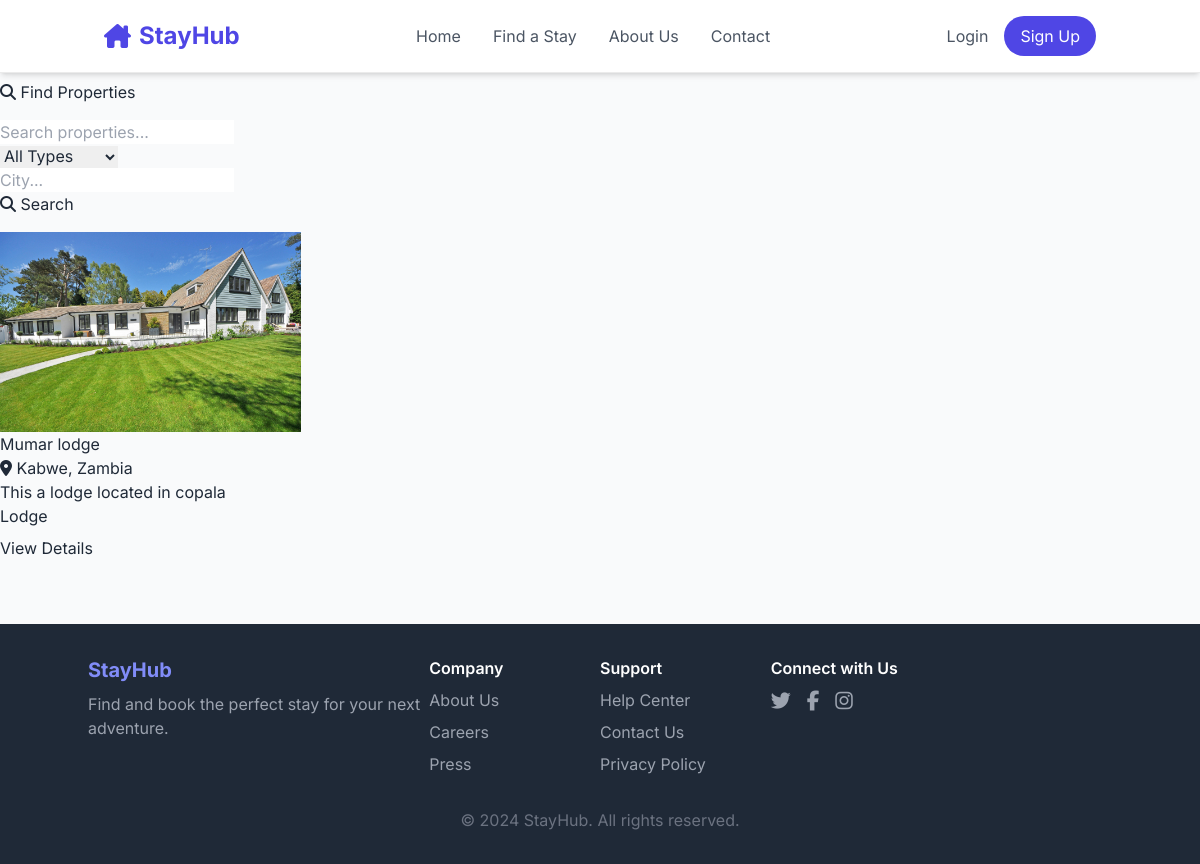
Page /propperties on the earlier database version.
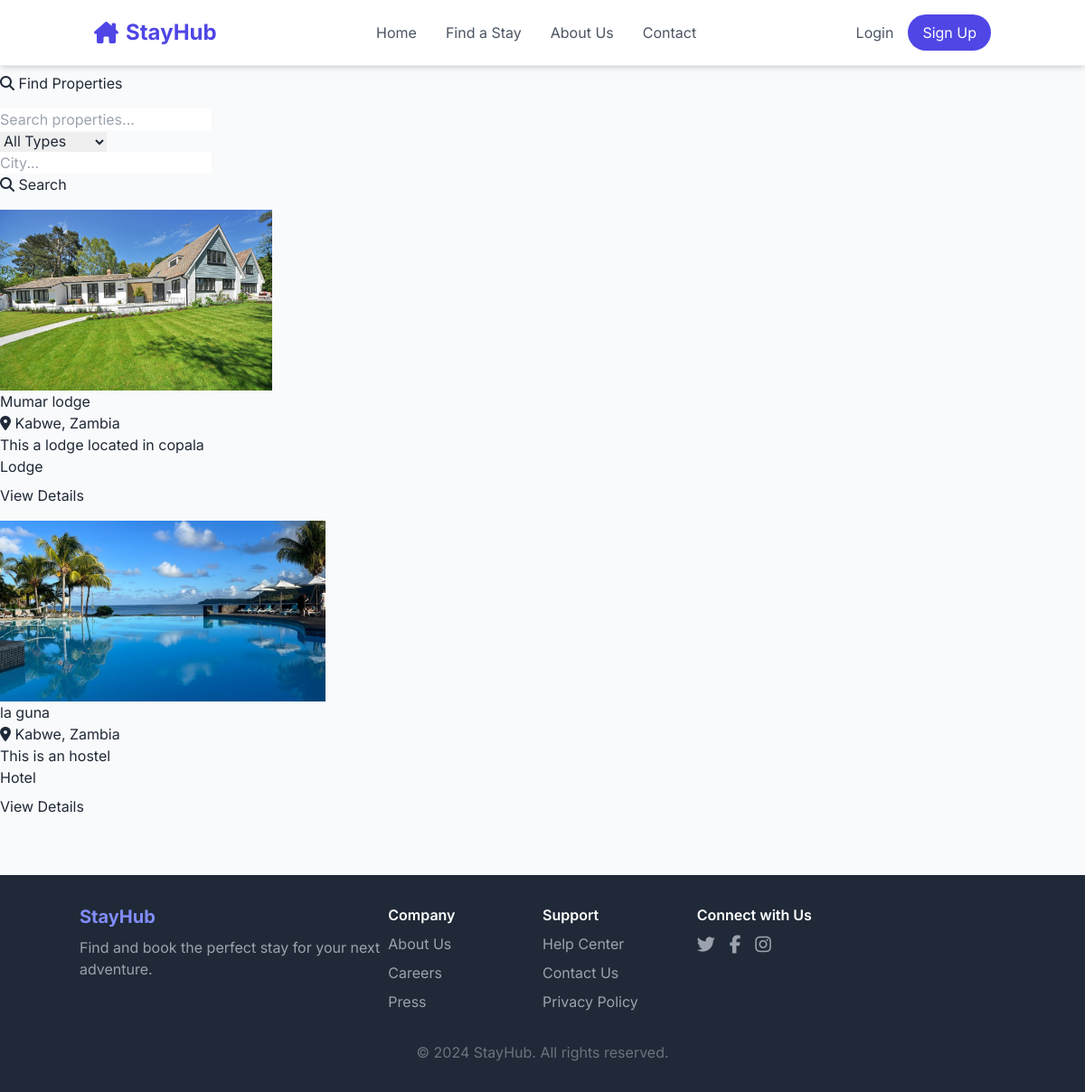
Same page on the later database version.
### properties/models.py (models this page shows, shortened)
class Property(models.Model):
    PROPERTY_TYPES = (
        ('hotel', 'Hotel'),
        ('lodge', 'Lodge'),
        ('motel', 'Motel'),
        ('guesthouse', 'Guest House'),
    )
    owner = models.ForeignKey(User, on_delete=models.CASCADE)
    name = models.CharField(max_length=200)
    property_type = models.CharField(max_length=20, choices=PROPERTY_TYPES)
    description = models.TextField()
    address = models.TextField()
    city = models.CharField(max_length=100)
    state = models.CharField(max_length=100)
    country = models.CharField(max_length=100)
    postal_code = models.CharField(max_length=20)
    latitude = models.DecimalField(max_digits=9, decimal_places=6, null=True, blank=True)
    longitude = models.DecimalField(max_digits=9, decimal_places=6, null=True, blank=True)
    wifi = models.BooleanField(default=False)
    parking = models.BooleanField(default=False)
    restaurant = models.BooleanField(default=False)
    gym = models.BooleanField(default=False)
    pool = models.BooleanField(default=False)
    spa = models.BooleanField(default=False)
    pets_allowed = models.BooleanField(default=False)
    phone = models.CharField(max_length=15)
    email = models.EmailField()
    website = models.URLField(blank=True)
    is_active = models.BooleanField(default=True)
    is_featured = models.BooleanField(default=False)
    created_at = models.DateTimeField(auto_now_add=True)
    updated_at = models.DateTimeField(auto_now=True)
    """@property
    def min_price(self):
        rooms = self.room_set.all()
        if rooms:
            return min(room.price_per_night for room in rooms)
        return 0"""

class PropertyImage(models.Model):
    property = models.ForeignKey(Property, on_delete=models.CASCADE, related_name='images')
    image = models.ImageField(upload_to='property_images/')
    caption = models.CharField(max_length=200, blank=True)
    is_primary = models.BooleanField(default=False)  # This is the new field

### properties/views.py (the view)
# urls.py: path('', PropertyListView.as_view(), name='property_list'),
class PropertyListView(ListView):
    model = Property
    template_name = 'properties/property_list.html'
    context_object_name = 'properties'
    paginate_by = 12
    def get_queryset(self):
        queryset = Property.objects.filter(is_active=True).annotate(
            avg_rating=Avg('reviews__rating')
        )
        search = self.request.GET.get('search')
        if search:
            queryset = queryset.filter(
                Q(name__icontains=search) |
                Q(city__icontains=search) |
                Q(description__icontains=search)
            )
        property_type = self.request.GET.get('type')
        if property_type:
            queryset = queryset.filter(property_type=property_type)
        city = self.request.GET.get('city')
        if city:
            queryset = queryset.filter(city__icontains=city)
        return queryset

### templates/properties/property_list.html (shortened to what this page needs)
{% extends 'base.html' %}
{% block content %}
<div class="row mb-4">
    <div class="col-md-8">
        <h2><i class="fas fa-search"></i> Find Properties</h2>
    </div>
</div>
<div class="card mb-4">
    <div class="card-body">
        <form method="get" class="row g-3">
            <div class="col-md-4">
                <input type="text" class="form-control" name="search"
                       placeholder="Search properties..." value="{{ request.GET.search }}">
            </div>
            <div class="col-md-3">
                <select class="form-select" name="type">
                    <option value="">All Types</option>
                </select>
            </div>
            <div class="col-md-3">
                <input type="text" class="form-control" name="city"
                       placeholder="City..." value="{{ request.GET.city }}">
            </div>
            <div class="col-md-2">
                <button type="submit" class="btn btn-primary w-100">
                    <i class="fas fa-search"></i> Search
                </button>
            </div>
        </form>
    </div>
</div>
<div class="row">
    {% for property in properties %}
    <div class="col-md-4 mb-4">
        <div class="card h-100">
            {% if property.images.first %}
            <img src="{{ property.images.first.image.url }}" class="card-img-top"
                 style="height: 200px; object-fit: cover;" alt="{{ property.name }}">
            {% else %}
            <div class="card-img-top bg-light d-flex align-items-center justify-content-center"
                 style="height: 200px;">
                <i class="fas fa-image fa-3x text-muted"></i>
            </div>
            {% endif %}
            <div class="card-body d-flex flex-column">
                <h5 class="card-title">{{ property.name }}</h5>
                <p class="card-text text-muted">
                    <i class="fas fa-map-marker-alt"></i> {{ property.city }}, {{ property.country }}
                </p>
                <p class="card-text">{{ property.description|truncatewords:20 }}</p>
                <div class="mt-auto">
                    <div class="d-flex justify-content-between align-items-center mb-2">
                        <span class="badge bg-primary">{{ property.get_property_type_display }}</span>
                    </div>
                    <div class="d-flex justify-content-between align-items-center">
                        <a href="{% url 'properties:property_detail' property.pk %}" class="btn btn-primary">
                            View Details
                        </a>
                    </div>
                </div>
            </div>
        </div>
    </div>
    {% endfor %}
</div>
{% endblock %}

### templates/base.html (shortened to what this page needs)
{% load static %}
<!DOCTYPE html>
<html lang="en">
<head>
    <script src="https://cdn.tailwindcss.com"></script>
    <link rel="stylesheet" href="https://cdnjs.cloudflare.com/ajax/libs/font-awesome/6.5.2/css/all.min.css" xintegrity="sha512-SnH5WK+bZxgPHs44uWIX+LLJAJ9/2PkPKZ5QiAj6Ta86w+fsb2TkcmfRyVX3pBnMFcV7oQPJkl9QevSCWr3W6A==" />
</head>
<body class="bg-gray-50 text-gray-800">
    <header class="header flex items-center justify-between p-4 bg-white shadow-md">
        <div class="nav-container container mx-auto flex justify-between items-center px-4">
            <a href="{% url 'properties:home' %}" class="flex items-center space-x-2 text-2xl font-bold text-indigo-600">
                <i class="fa-solid fa-house-chimney"></i>
                <span>StayHub</span>
            </a>
            <nav class="hidden md:flex items-center space-x-8 nav-links">
                <a href="{% url 'properties:home' %}" class="text-gray-600 hover:text-indigo-600 transition-colors duration-200">Home</a>
                <a href="{% url 'properties:property_list' %}" class="text-gray-600 hover:text-indigo-600 transition-colors duration-200">Find a Stay</a>
                <a href="#" class="text-gray-600 hover:text-indigo-600 transition-colors duration-200">About Us</a>
                <a href="#" class="text-gray-600 hover:text-indigo-600 transition-colors duration-200">Contact</a>
            </nav>
            <div class="nav-actions flex items-center space-x-4">
                {% if user.is_authenticated %}
                    <a href="{% url 'accounts:vendor_dashboard' %}" class="text-gray-600 hover:text-indigo-600 transition-colors duration-200">Dashboard</a>
                    <form action="{% url 'accounts:logout' %}" method="post">
                        {% csrf_token %}
                        <button type="submit" class="px-4 py-2 bg-red-500 text-white rounded-full hover:bg-red-600 transition-colors duration-200">Logout</button>
                    </form>
                {% else %}
                    <a href="{% url 'accounts:login' %}" class="text-gray-600 hover:text-indigo-600 transition-colors duration-200">Login</a>
                    <a href="{% url 'accounts:register' %}" class="px-4 py-2 bg-indigo-600 text-white rounded-full hover:bg-indigo-700 transition-colors duration-200">Sign Up</a>
                {% endif %}
            </div>
        </div>
    </header>
    <main class="mt-20">
        {% block content %}
        {% endblock %}
    </main>
    <footer class="bg-gray-800 text-white p-8 mt-16">
        <div class="container mx-auto flex flex-wrap justify-between">
            <div class="w-full md:w-1/3 mb-6 md:mb-0">
                <h3 class="text-xl font-bold text-indigo-400">StayHub</h3>
                <p class="mt-2 text-gray-400">Find and book the perfect stay for your next adventure.</p>
            </div>
            <div class="w-1/2 md:w-1/6 mb-6 md:mb-0">
                <h4 class="font-semibold text-white">Company</h4>
                <ul class="mt-2 space-y-2 text-gray-400">
                    <li><a href="#" class="hover:text-indigo-400">About Us</a></li>
                    <li><a href="#" class="hover:text-indigo-400">Careers</a></li>
                    <li><a href="#" class="hover:text-indigo-400">Press</a></li>
                </ul>
            </div>
            <div class="w-1/2 md:w-1/6 mb-6 md:mb-0">
                <h4 class="font-semibold text-white">Support</h4>
                <ul class="mt-2 space-y-2 text-gray-400">
                    <li><a href="#" class="hover:text-indigo-400">Help Center</a></li>
                    <li><a href="#" class="hover:text-indigo-400">Contact Us</a></li>
                    <li><a href="#" class="hover:text-indigo-400">Privacy Policy</a></li>
                </ul>
            </div>
            <div class="w-full md:w-1/3">
                <h4 class="font-semibold text-white">Connect with Us</h4>
                <div class="flex space-x-4 mt-2">
                    <a href="#" class="text-gray-400 hover:text-indigo-400"><i class="fab fa-twitter fa-lg"></i></a>
                    <a href="#" class="text-gray-400 hover:text-indigo-400"><i class="fab fa-facebook-f fa-lg"></i></a>
                    <a href="#" class="text-gray-400 hover:text-indigo-400"><i class="fab fa-instagram fa-lg"></i></a>
                </div>
            </div>
        </div>
        <div class="mt-8 text-center text-gray-500">
            &copy; 2024 StayHub. All rights reserved.
        </div>
    </footer>
</body>
</html>

### templates/base.html (style rules this page uses)
body { font-family: 'Inter', sans-serif; background-color: #f8fafc; color: #1f2937; }
.header { position: fixed; top: 0; left: 0; right: 0; background: rgba(255, 255, 255, 0.95); backdrop-filter: blur(10px); z-index: 1000; padding: 1rem 2rem; border-bottom: 1px solid rgba(0, 0, 0, 0.08); transition: transform 0.3s ease; }
body { font-family: 'Inter', sans-serif; background-color: #f8fafc; }

Differences in the rows shown:
added Property: images.first.image (picture), name "la guna", city "Kabwe", country "Zambia", description "This is an hostel", property_type "Hotel"
